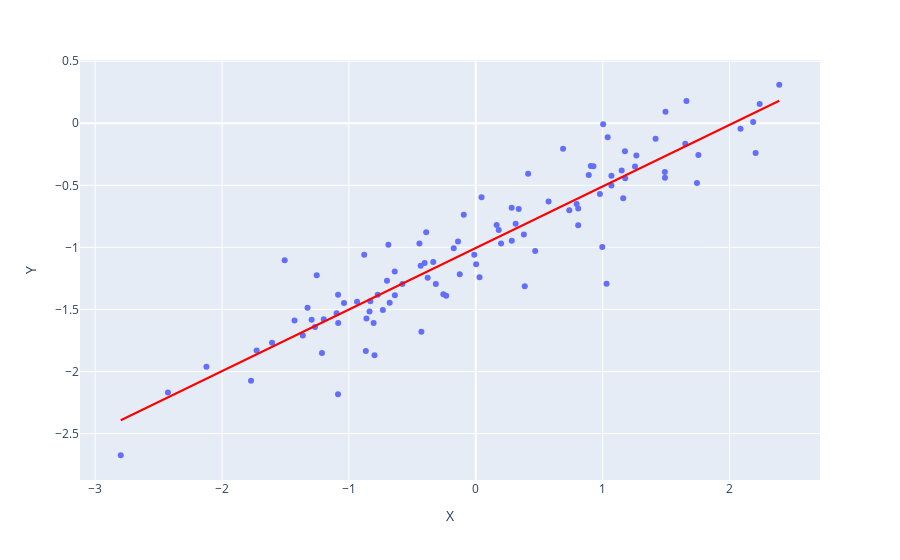

Source (notebook cell):
### Markdown cell above
## Task f)

### Code cell
# create a scatterplot with OLS trendline
fig = px.scatter(df, x="X", y="Y", trendline="ols")

# make trendline red
fig.data[1].line.color = 'red'

# show figure
fig.show()
